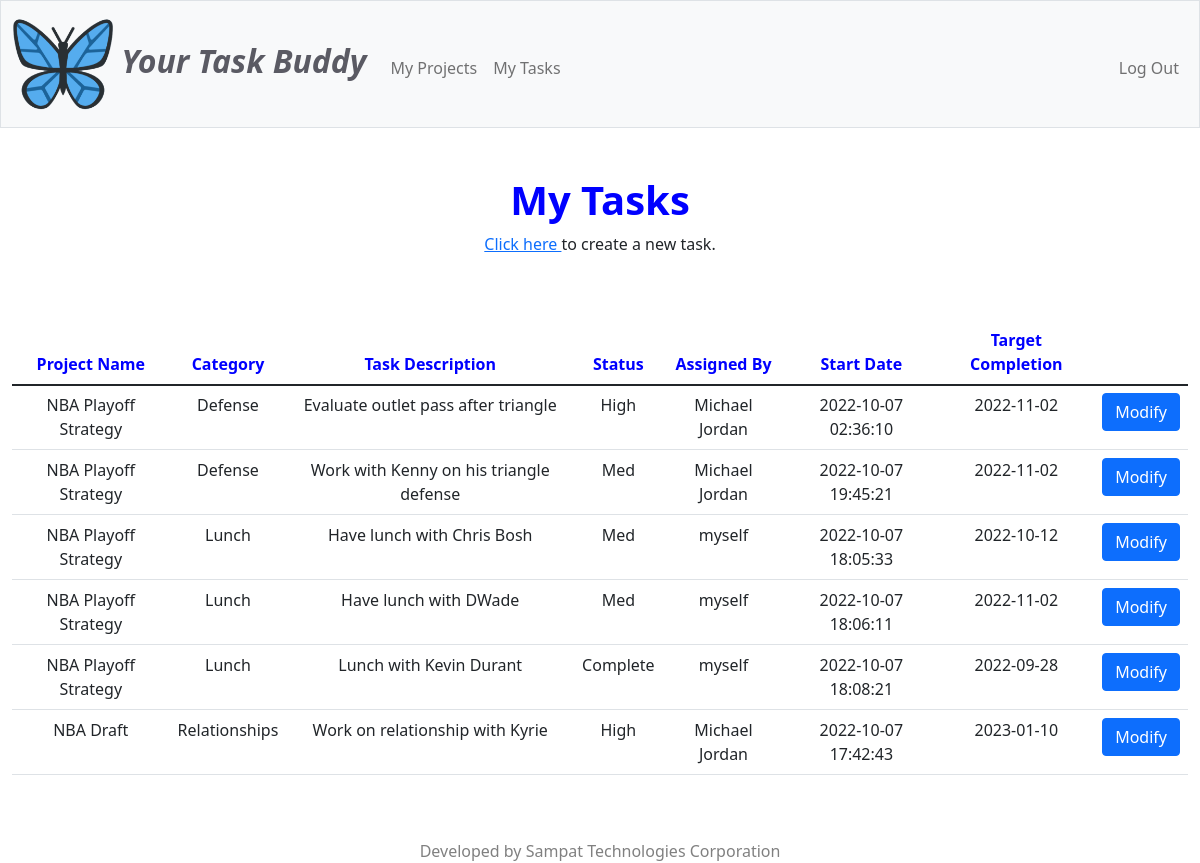
The page /tasks (signed in) on the database its author committed.
### tables this page shows
CREATE TABLE 'tasks' ('owner_id' INTEGER,'date_created' TEXT DEFAULT CURRENT_TIMESTAMP  ,'status' TEXT, 'assignee_id' INTEGER, 'category' TEXT, 'description' TEXT, 'date_due' DATETIME, 'id'  INTEGER PRIMARY KEY  , 'completion_date' DATETIME, 'project_id' INTEGER);

CREATE TABLE 'projects' ('project_id' INTEGER PRIMARY KEY NOT NULL, 'name' TEXT, 'description' TEXT, 'start_date' DATETIME DEFAULT CURRENT_TIMESTAMP, 'target_date' DATETIME, 'group_id' INTEGER);

### app.py (the view, shortened to what this page needs)
@app.route("/tasks", methods=["GET", "POST"])
@login_required
def tasks():
    con = SQL(r"taskbuddy.db")
    db = con.cursor()
    user_id = session["user_id"]
    group_id = db.execute("SELECT group_id FROM users WHERE user_id=?", (user_id,)).fetchone()["group_id"]
    if request.method == "GET":
        tasks = db.execute("SELECT id, project_id, category, description, status, date_created, date_due, assignee_id FROM tasks WHERE owner_id=? ORDER BY project_id, category", (user_id,)).fetchall()
        for task in tasks:
            pname = db.execute("SELECT name FROM projects WHERE project_id = ?", (task["project_id"],)).fetchone()
            task["project_name"] = pname["name"]
            task["assignedby"] = "myself"
            if user_id != task["assignee_id"]:
                assignee = db.execute("SELECT fname, lname FROM users WHERE user_id=?", (task["assignee_id"],)).fetchone()
                assignedby = assignee["fname"] + " " + assignee["lname"]
                task["assignedby"] = assignedby
        con.close()
        return render_template("tasks.html", tasks=tasks)

### app.py (called while the page is built)
@app.after_request
def after_request(response):
    response.headers["Cache-Control"] = "no-cache, no-store, must-revalidate"
    response.headers["Expires"] = 0
    response.headers["Pragma"] = "no-cache"
    return response

### helpers.py (called while the page is built)
def SQL(db_file):
    try:
        con = sqlite3.connect(db_file)
        con.row_factory = dict_factory
        print(sqlite3.version)
        return con
    except Error as e:
        print(e)
    finally:
        con.commit
        con.close

def dict_factory(cursor, row):
    col_names = [col[0] for col in cursor.description]
    return {key: value for key, value in zip(col_names, row)}

def login_required(f):
    @wraps(f)
    def decorated_function(*args, **kwargs):
        if session.get("user_id") is None:
            return redirect("/login")
        return f(*args, **kwargs)
    return decorated_function

### templates/tasks.html (shortened to what this page needs)
{% extends "layout.html" %}
{% block main %}
    <H1 style="color:blue"> <b> My Tasks </b> </H1>
    <p> <a href="/newtask"> Click here </a> to create a new task. </p>
    <br> <br>
    <table class="table">
        <thead class="thead-dark" style="color:blue">
          <tr>
            <th scope="col"> Project Name </th>
            <th scope="col"> Category </th>
            <th scope="col"> Task Description </th>
            <th scope="col"> Status </th>
            <th scope="col"> Assigned By </th>
            <th scope="col"> Start Date </th>
            <th scope="col"> Target Completion </th>
            <th scope="col">  </th>
          </tr>
        </thead>
        <tbody>
          <tr>
            {% for task in tasks %}
                <tr>
                    <td> {{ task["project_name"] }} </td>
                    <td> {{ task["category"] }} </td>
                    <td> {{ task["description"] }} </td>
                    <td> {{ task["status"] }} </td>
                    <td> {{ task["assignedby"] }} </td>
                    <td> {{ task["date_created"] }} </td>
                    <td> {{ task["date_due"] }} </td>
                    <form action="/modifytask" method="post">
                      <td>
                        <button class="btn btn-primary" type="modify" id="update" name="update" value = "modify"> Modify </button>
                      </td>
                    </form>
                </tr>
            {% endfor %}
          </tr>
        </tbody>
      </table>
{% endblock %}

### templates/layout.html (shortened to what this page needs)
<!DOCTYPE html>
<html lang="en">
    <head>
        <link href="https://cdn.jsdelivr.net/npm/bootstrap@5.1.3/dist/css/bootstrap.min.css" rel="stylesheet">
        <link href="/static/styles.css" rel="stylesheet">
    </head>
    <body>
        <nav class="bg-light border navbar navbar-expand-md navbar-light">
            <div class="container-fluid">
                <a class="navbar-brand" href="/"> <img src="/static/logo.png" alt="Your Task Buddy" style="width:100px;height:100px;">  <b style="color:rgba(2, 2, 15, 0.644)">  <i> Your Task Buddy </i>  </b></span></a>
                <div class="collapse navbar-collapse" id="navbar">
                    {% if session["user_id"] %}
                        <ul class="navbar-nav me-auto mt-2">
                            <li class="nav-item"><a class="nav-link" href="/">My Projects</a></li>
                            <li class="nav-item"><a class="nav-link" href="/tasks">My Tasks</a></li>
                        </ul>
                        <ul class="navbar-nav ms-auto mt-2">
                            <li class="nav-item"><a class="nav-link" href="/logout">Log Out</a></li>
                        </ul>
                    {% else %}
                        <ul class="navbar-nav ms-auto mt-2">
                            <li class="nav-item"><a class="nav-link" href="/register">Register Team</a></li>
                            <li class="nav-item"><a class="nav-link" href="/login">Log In</a></li>
                        </ul>
                    {% endif %}
                </div>
            </div>
        </nav>
        <main class="container-fluid py-5 text-center">
            {% block main %}{% endblock %}
        </main>
        <footer align = "center" style="color:grey">
            Developed by Sampat Technologies Corporation
        </footer>
    </body>
</html>

### static/styles.css (style rules this page uses)
nav .navbar-brand { font-size: xx-large; }

### rows shown on the page
tasks: project_name "NBA Playoff Strategy", category "Defense", description "Evaluate outlet pass after triangle", status "High", assignedby "Michael Jordan", date_created "2022-10-07 02:36:10", date_due "2022-11-02"
tasks: project_name "NBA Playoff Strategy", category "Defense", description "Work with Kenny on his triangle defense", status "Med", assignedby "Michael Jordan", date_created "2022-10-07 19:45:21", date_due "2022-11-02"
tasks: project_name "NBA Playoff Strategy", category "Lunch", description "Have lunch with Chris Bosh", status "Med", assignedby "myself", date_created "2022-10-07 18:05:33", date_due "2022-10-12"
tasks: project_name "NBA Playoff Strategy", category "Lunch", description "Have lunch with DWade", status "Med", assignedby "myself", date_created "2022-10-07 18:06:11", date_due "2022-11-02"
tasks: project_name "NBA Playoff Strategy", category "Lunch", description "Lunch with Kevin Durant", status "Complete", assignedby "myself", date_created "2022-10-07 18:08:21", date_due "2022-09-28"
tasks: project_name "NBA Draft", category "Relationships", description "Work on relationship with Kyrie", status "High", assignedby "Michael Jordan", date_created "2022-10-07 17:42:43", date_due "2023-01-10"
